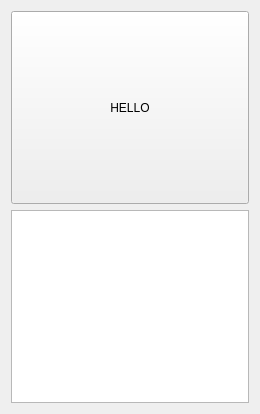
<?xml version="1.0" encoding="UTF-8"?>
<ui version="4.0">
 <class>MainWindow</class>
 <widget class="QWidget" name="MainWindow">
  <property name="geometry">
   <rect>
    <x>0</x>
    <y>0</y>
    <width>260</width>
    <height>414</height>
   </rect>
  </property>
  <property name="windowTitle">
   <string>Form</string>
  </property>
  <layout class="QVBoxLayout" name="verticalLayout">
   <item>
    <layout class="QVBoxLayout" name="m_pWidgetsL">
     <item>
      <widget class="QPushButton" name="pushButton">
       <property name="sizePolicy">
        <sizepolicy hsizetype="Expanding" vsizetype="Expanding">
         <horstretch>0</horstretch>
         <verstretch>0</verstretch>
        </sizepolicy>
       </property>
       <property name="text">
        <string>HELLO</string>
       </property>
      </widget>
     </item>
     <item>
      <widget class="QTableView" name="tableView"/>
     </item>
    </layout>
   </item>
  </layout>
 </widget>
 <resources>
  <include location="mobile.qrc"/>
 </resources>
 <connections/>
</ui>
